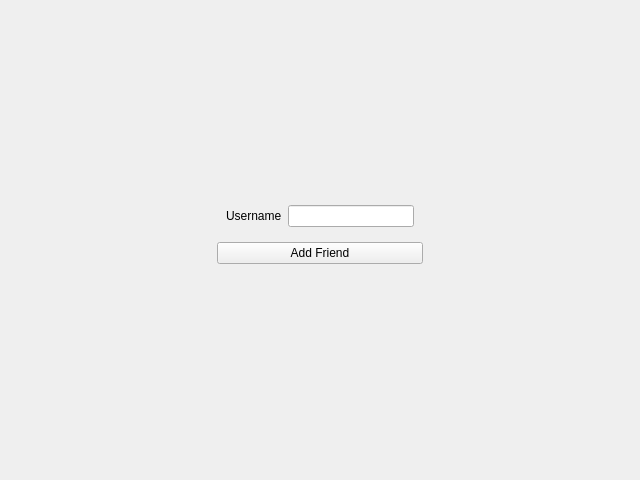
<?xml version="1.0" encoding="UTF-8"?>
<ui version="4.0">
 <class>AddFriendPage</class>
 <widget class="QWidget" name="AddFriendPage">
  <property name="geometry">
   <rect>
    <x>0</x>
    <y>0</y>
    <width>640</width>
    <height>480</height>
   </rect>
  </property>
  <property name="windowTitle">
   <string>Form</string>
  </property>
  <layout class="QGridLayout" name="gridLayout">
   <item row="2" column="1">
    <spacer name="verticalSpacer_2">
     <property name="orientation">
      <enum>Qt::Vertical</enum>
     </property>
     <property name="sizeHint" stdset="0">
      <size>
       <width>20</width>
       <height>40</height>
      </size>
     </property>
    </spacer>
   </item>
   <item row="1" column="0">
    <spacer name="horizontalSpacer">
     <property name="orientation">
      <enum>Qt::Horizontal</enum>
     </property>
     <property name="sizeHint" stdset="0">
      <size>
       <width>40</width>
       <height>20</height>
      </size>
     </property>
    </spacer>
   </item>
   <item row="1" column="2">
    <spacer name="horizontalSpacer_2">
     <property name="orientation">
      <enum>Qt::Horizontal</enum>
     </property>
     <property name="sizeHint" stdset="0">
      <size>
       <width>40</width>
       <height>20</height>
      </size>
     </property>
    </spacer>
   </item>
   <item row="0" column="1">
    <spacer name="verticalSpacer">
     <property name="orientation">
      <enum>Qt::Vertical</enum>
     </property>
     <property name="sizeHint" stdset="0">
      <size>
       <width>20</width>
       <height>40</height>
      </size>
     </property>
    </spacer>
   </item>
   <item row="1" column="1">
    <widget class="QWidget" name="widget_2" native="true">
     <layout class="QGridLayout" name="gridLayout_2">
      <property name="leftMargin">
       <number>0</number>
      </property>
      <property name="topMargin">
       <number>0</number>
      </property>
      <property name="rightMargin">
       <number>0</number>
      </property>
      <property name="bottomMargin">
       <number>0</number>
      </property>
      <item row="1" column="0">
       <widget class="QPushButton" name="addFriendButton">
        <property name="text">
         <string>Add Friend</string>
        </property>
       </widget>
      </item>
      <item row="0" column="0">
       <widget class="QWidget" name="widget" native="true">
        <layout class="QHBoxLayout" name="horizontalLayout">
         <item>
          <widget class="QLabel" name="label">
           <property name="text">
            <string>Username</string>
           </property>
          </widget>
         </item>
         <item>
          <widget class="QLineEdit" name="addFriendUsernameInput"/>
         </item>
        </layout>
       </widget>
      </item>
      <item row="2" column="0">
       <widget class="QLabel" name="addFriendStatusLabel">
        <property name="text">
         <string/>
        </property>
       </widget>
      </item>
     </layout>
    </widget>
   </item>
  </layout>
 </widget>
 <resources/>
 <connections/>
</ui>
